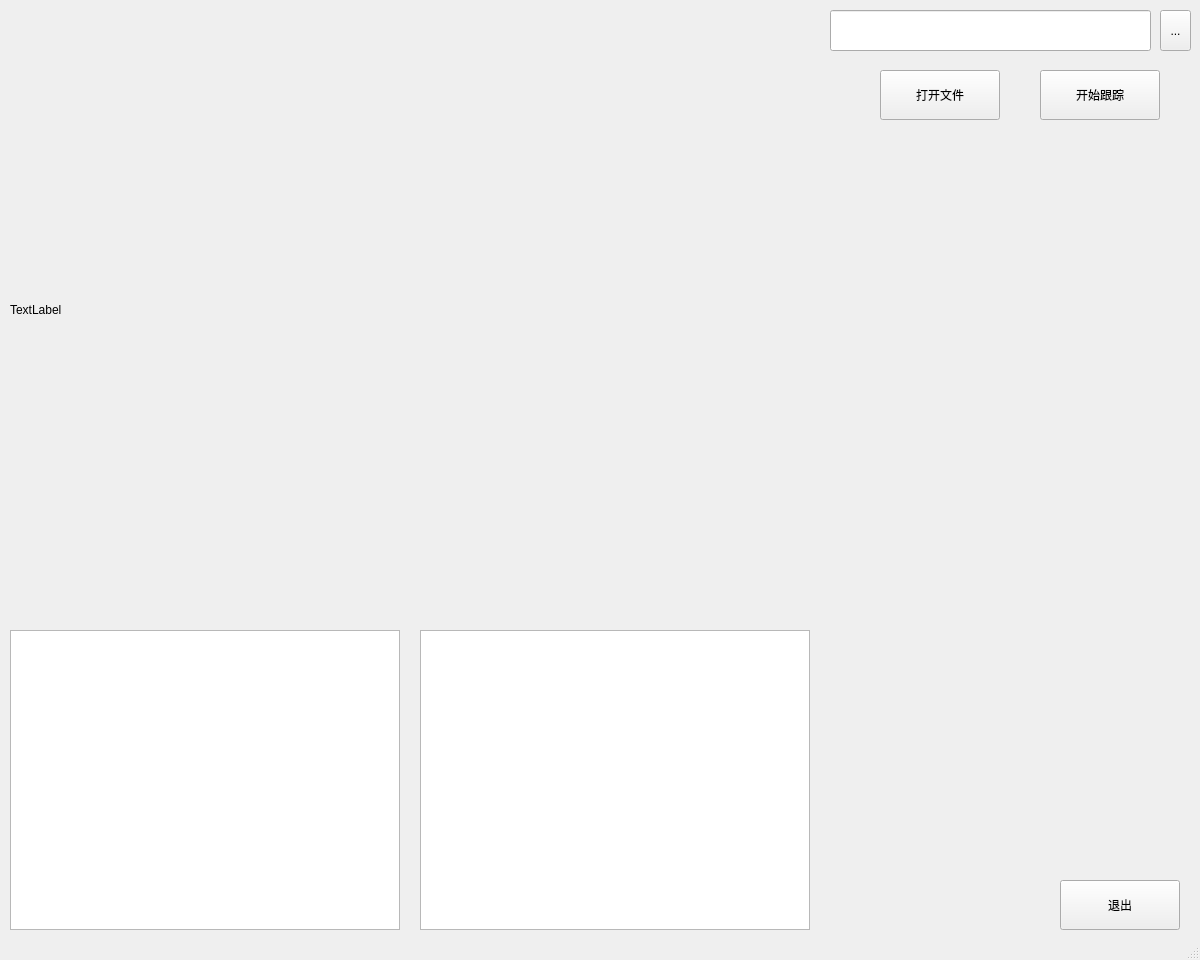
<?xml version="1.0" encoding="UTF-8"?>
<ui version="4.0">
 <class>MainWindow</class>
 <widget class="QMainWindow" name="MainWindow">
  <property name="geometry">
   <rect>
    <x>0</x>
    <y>0</y>
    <width>1200</width>
    <height>960</height>
   </rect>
  </property>
  <property name="minimumSize">
   <size>
    <width>1200</width>
    <height>960</height>
   </size>
  </property>
  <property name="maximumSize">
   <size>
    <width>12000</width>
    <height>9800</height>
   </size>
  </property>
  <property name="windowTitle">
   <string>MainWindow</string>
  </property>
  <widget class="QWidget" name="centralwidget">
   <widget class="QPushButton" name="button_openFile">
    <property name="geometry">
     <rect>
      <x>880</x>
      <y>70</y>
      <width>120</width>
      <height>50</height>
     </rect>
    </property>
    <property name="sizePolicy">
     <sizepolicy hsizetype="Minimum" vsizetype="Fixed">
      <horstretch>0</horstretch>
      <verstretch>0</verstretch>
     </sizepolicy>
    </property>
    <property name="text">
     <string>打开文件</string>
    </property>
   </widget>
   <widget class="QGraphicsView" name="graphicsView_right">
    <property name="geometry">
     <rect>
      <x>420</x>
      <y>630</y>
      <width>390</width>
      <height>300</height>
     </rect>
    </property>
   </widget>
   <widget class="QLineEdit" name="lineEdit">
    <property name="geometry">
     <rect>
      <x>830</x>
      <y>10</y>
      <width>321</width>
      <height>41</height>
     </rect>
    </property>
   </widget>
   <widget class="QGraphicsView" name="graphicsView_left">
    <property name="geometry">
     <rect>
      <x>10</x>
      <y>630</y>
      <width>390</width>
      <height>300</height>
     </rect>
    </property>
   </widget>
   <widget class="QPushButton" name="button_startTracing">
    <property name="geometry">
     <rect>
      <x>1040</x>
      <y>70</y>
      <width>120</width>
      <height>50</height>
     </rect>
    </property>
    <property name="sizePolicy">
     <sizepolicy hsizetype="Minimum" vsizetype="Fixed">
      <horstretch>0</horstretch>
      <verstretch>0</verstretch>
     </sizepolicy>
    </property>
    <property name="text">
     <string>开始跟踪</string>
    </property>
   </widget>
   <widget class="QPushButton" name="button_exitApp">
    <property name="geometry">
     <rect>
      <x>1060</x>
      <y>880</y>
      <width>120</width>
      <height>50</height>
     </rect>
    </property>
    <property name="sizePolicy">
     <sizepolicy hsizetype="Minimum" vsizetype="Fixed">
      <horstretch>0</horstretch>
      <verstretch>0</verstretch>
     </sizepolicy>
    </property>
    <property name="text">
     <string>退出</string>
    </property>
   </widget>
   <widget class="QToolButton" name="toolButton_selectFile">
    <property name="geometry">
     <rect>
      <x>1160</x>
      <y>10</y>
      <width>31</width>
      <height>41</height>
     </rect>
    </property>
    <property name="text">
     <string>...</string>
    </property>
   </widget>
   <widget class="QLabel" name="label_show">
    <property name="geometry">
     <rect>
      <x>10</x>
      <y>10</y>
      <width>800</width>
      <height>600</height>
     </rect>
    </property>
    <property name="text">
     <string>TextLabel</string>
    </property>
   </widget>
  </widget>
  <widget class="QMenuBar" name="menubar">
   <property name="geometry">
    <rect>
     <x>0</x>
     <y>0</y>
     <width>1200</width>
     <height>22</height>
    </rect>
   </property>
  </widget>
  <widget class="QStatusBar" name="statusbar"/>
 </widget>
 <tabstops>
  <tabstop>lineEdit</tabstop>
  <tabstop>button_openFile</tabstop>
  <tabstop>button_startTracing</tabstop>
  <tabstop>button_exitApp</tabstop>
  <tabstop>graphicsView_left</tabstop>
  <tabstop>graphicsView_right</tabstop>
 </tabstops>
 <resources/>
 <connections>
  <connection>
   <sender>button_exitApp</sender>
   <signal>clicked()</signal>
   <receiver>MainWindow</receiver>
   <slot>close()</slot>
   <hints>
    <hint type="sourcelabel">
     <x>1119</x>
     <y>926</y>
    </hint>
    <hint type="destinationlabel">
     <x>921</x>
     <y>230</y>
    </hint>
   </hints>
  </connection>
 </connections>
</ui>
